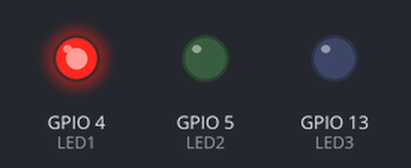
The sketch below on a simulated ESP32. Shown: output pins drawn as LEDs (lit = HIGH).

Above: at 0.15 s.
At 0.75 s:
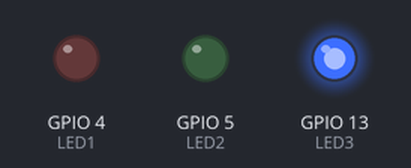
At 2.02 s:
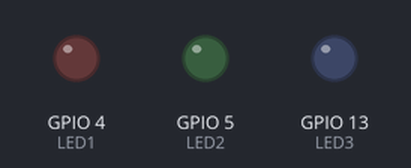
At 2.55 s:
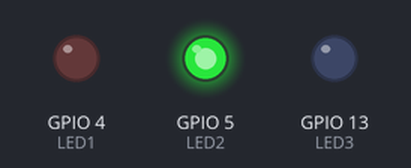
Timing chart, 0 to 3.0 s (numbered marks = the images above):
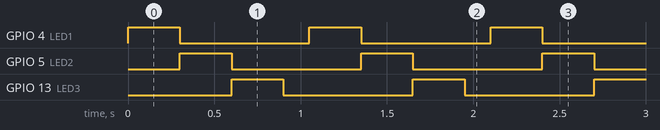

Measured:
- by itself, GPIO 4 (LED1), GPIO 5 (LED2), GPIO 13 (LED3): alternates HIGH for 0.30 s and LOW for 0.75 s
- by itself, everything shown: repeats every 1.1 s, in 4 steps

The sketch:

desafio_tres_leds.ino
```cpp
/*
 * Projeto: Desafio — Três LEDs em sequência (efeito dominó)
 * Livro: ESP32 Descomplicado — Capítulo 3 (Desafio)
 * Autor: Felipe Tavares
 * Descrição: Acende e apaga três LEDs externos um após o outro,
 *            criando um efeito de onda contínua.
 * Hardware: ESP32 DevKit v1 + 3 LEDs + 3 resistores de 220Ω + protoboard
 *           LED 1 → GPIO4 | LED 2 → GPIO5 | LED 3 → GPIO13
 *           Cada LED conectado com resistor de 220Ω entre o pino e o anodo (+)
 *           Catodo (-) de cada LED conectado ao GND
 * Testado em: Arduino IDE 2.x, pacote ESP32 by Espressif Systems
 * Wokwi: montar conforme descrito no capítulo
 *
 * Se você usar este projeto em publicações, vídeos ou repositórios,
 * mantenha este cabeçalho com a atribuição ao autor.
 */

// Pinos dos três LEDs externos definidos com #define.
// #define não aloca memória RAM — o compilador substitui o nome pelo número
// antes de compilar. Prefira sempre #define para constantes em embarcados.
// GPIO4, GPIO5 e GPIO13 funcionam nos dois modelos de DevKit v1 (38 e 30 pinos).
#define LED1 4
#define LED2 5
#define LED3 13

// Tempo que cada LED fica aceso antes de passar para o próximo (em milissegundos).
// Centralizar aqui facilita ajustar a velocidade da animação sem tocar no loop.
#define TEMPO_ACESO 300

void setup() {
  // Configura os três pinos como saída.
  // Todo pino que vai acionar um componente precisa ser declarado como OUTPUT.
  pinMode(LED1, OUTPUT);
  pinMode(LED2, OUTPUT);
  pinMode(LED3, OUTPUT);

  // Garante que todos os LEDs começam apagados.
  // Sem isso, o estado inicial dos pinos pode variar e algum LED pode
  // acender sozinho antes da sequência começar.
  digitalWrite(LED1, LOW);
  digitalWrite(LED2, LOW);
  digitalWrite(LED3, LOW);
}

void loop() {
  // Acende o LED 1, aguarda, apaga
  digitalWrite(LED1, HIGH);
  delay(TEMPO_ACESO);
  digitalWrite(LED1, LOW);

  // Acende o LED 2, aguarda, apaga
  digitalWrite(LED2, HIGH);
  delay(TEMPO_ACESO);
  digitalWrite(LED2, LOW);

  // Acende o LED 3, aguarda, apaga
  digitalWrite(LED3, HIGH);
  delay(TEMPO_ACESO);
  digitalWrite(LED3, LOW);

  // Pequena pausa antes de reiniciar a sequência.
  // Sem ela a animação parece que nunca "volta ao início" — fica contínua demais.
  delay(150);
}
```
